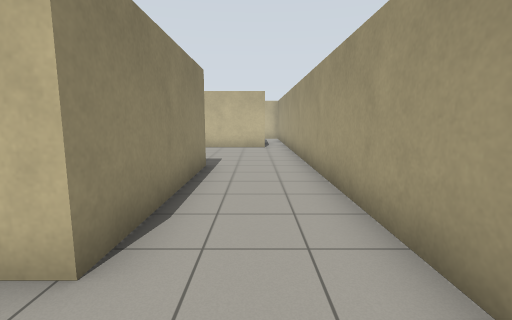
View 1 (above)

18 first-person views from a walk through a Gazebo world. The camera is 1.2 m above the floor, tilts 8° down and sees 85° across. The floor is counted in squares, 1 m on a side. Each view is taken from the middle of a square. On the plan, view 1 faces up. The plan holds only what a view shows up to about 12 squares ahead; the rest is blank. The place goes on beyond the plan.

View 2
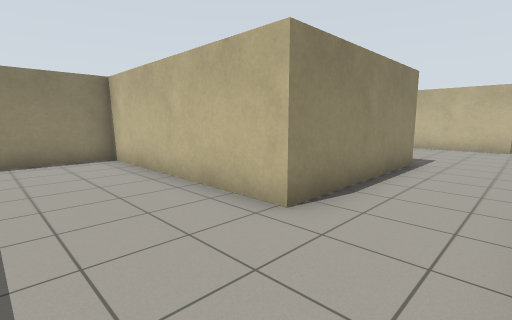

View 3
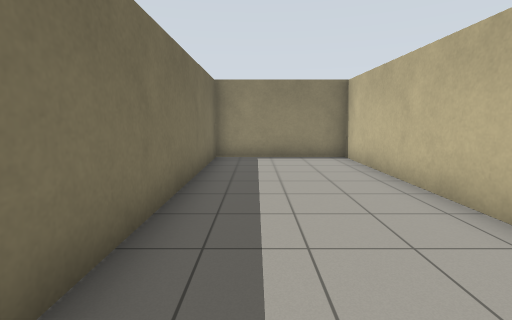

View 4
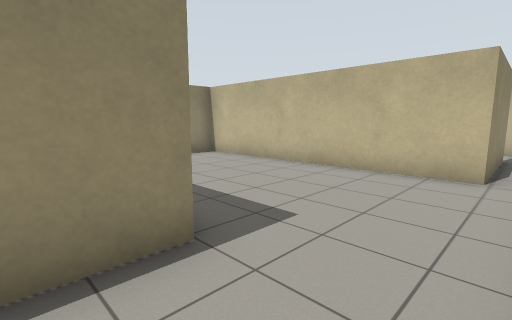

View 5
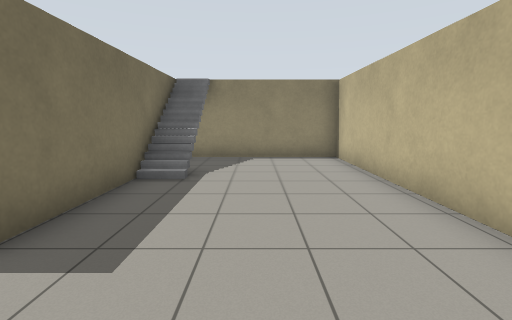

View 6
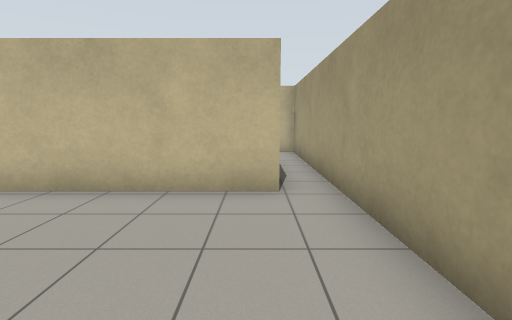

View 7
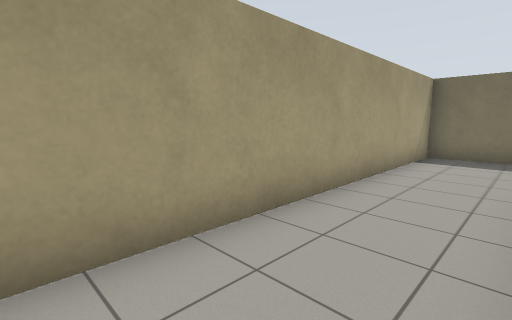

View 8
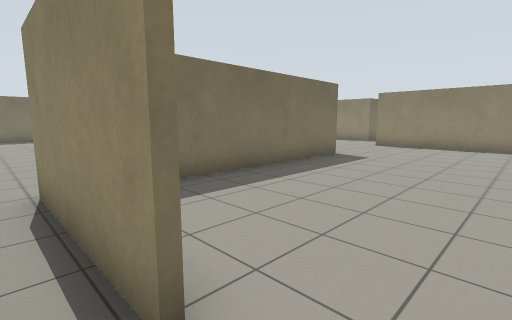

View 9
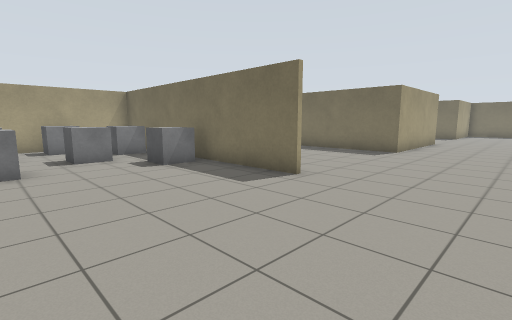

View 10
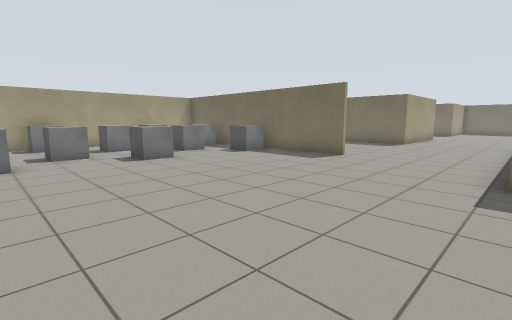

View 11
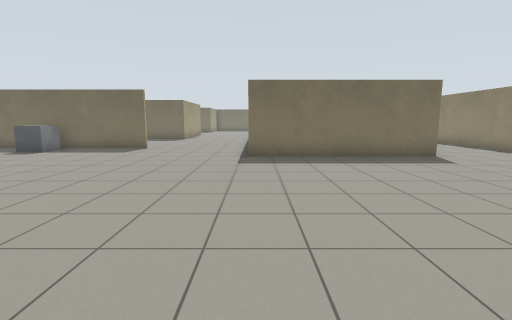

View 12
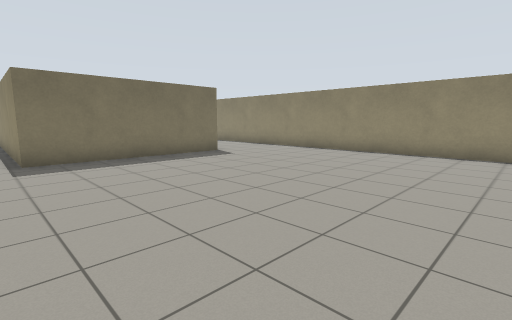

View 13
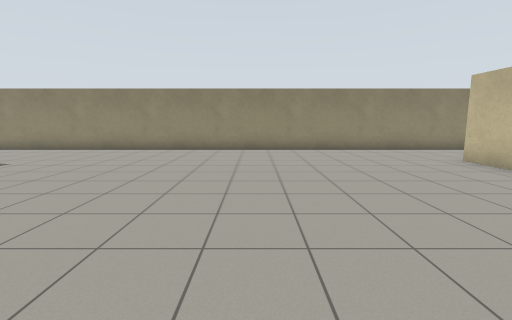

View 14
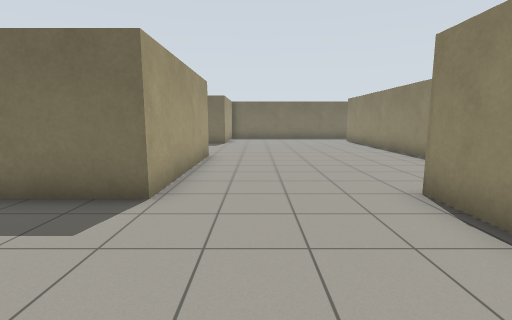

View 15
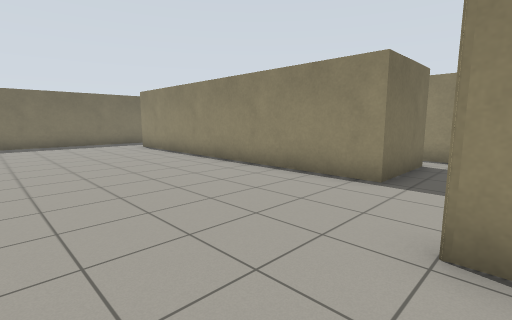

View 16
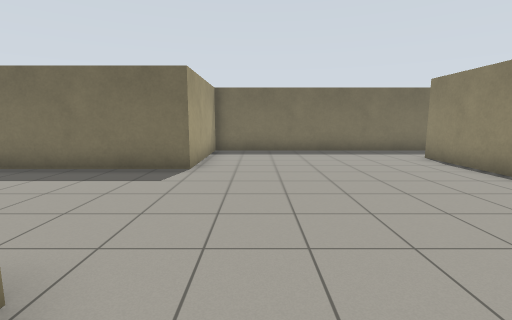

View 17
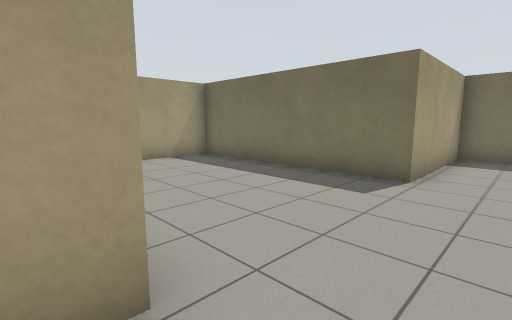

View 18
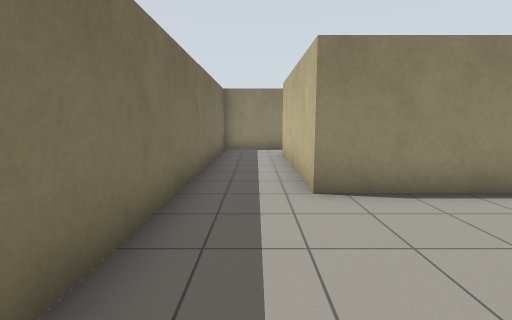

### Floor plan
Points are (right, up) in squares from view 1. A wall is a line through its corners. A room is listed if a view was taken in it or the views show most of it. See-through windows are left out.
Room 1 (views 1, 2, 3)
walls: (-1.4, 2) (-8.2, 2) (-8.2, -2.4); (-8, -2.3) (1.5, -2.3) (1.5, 0.4)
ways out: opening at (0.5, 0.5) to room 2
Room 2 (views 4, 5, 6, 7, 8)
walls: (-1.4, 7.5) (-1.4, 2); (-7.6, 7.5) (-1.6, 7.5); (0.4, 16.8) (0.4, 12.7) (-8.2, 12.7) (-8.2, 7.9); (1.5, 0.4) (1.5, 18.8) (0.2, 18.8)
ways out: opening at (0.5, 0.5) to room 1; opening at (0, 17.5) to room 3
Room 3 (views 9, 10, 11, 12, 13, 14, 15, 16, 17, 18)
walls: (-8.4, 19) (0.2, 19); (-19.1, 21.8) (-12.8, 21.8) (-12.8, 12.5); (-15.5, 11) (-15.5, 0) (-21, 0); (1.5, 20.1) (1.5, 23.4); (1.5, 25.1) (1.5, 27.4); (-8.4, 7.2) (-8.4, 12.8) (-1.9, 12.8); (-17.6, 36.2) (-19.4, 36.2); (-22.7, 36.5) (-22.7, 18.8); (-8.4, -2.4) (-8.4, 2.1) (-1.5, 2.1) (-1.5, 4.5); (-22.7, 0.1) (-22.7, -2.3) (-8, -2.3)
ways out: opening at (0, 17.5) to room 2; opening at (-14.5, 11.5)
objects: grey box (-5, 20) to (-4, 20); grey box (-4, 24); grey box (-4, 28); grey box (-3, 21) to (-2, 22); grey box (-3, 26) to (-2, 26); grey box (-2, 20) to (-1, 21); grey box (-1, 24); grey box (0, 21) to (1, 22); grey box (0, 26) to (1, 26)

Where each view was taken, in squares from view 1:
view 1: 0 up, 0 right, facing up
view 2: 1 down, 1 right, facing up-left
view 3: 1 down, 1 right, facing left
view 4: 6 up, 1 right, facing up-left
view 5: 10 up, 1 right, facing left
view 6: 8 up, 0 right, facing up
view 7: 8 up, 1 left, facing down-right
view 8: 18 up, 1 right, facing down-left
view 9: 24 up, 12 left, facing down-right
view 10: 28 up, 13 left, facing down-right
view 11: 31 up, 13 left, facing down
view 12: 31 up, 12 left, facing down-left
view 13: 30 up, 11 left, facing left
view 14: 17 up, 10 left, facing down
view 15: 13 up, 10 left, facing down-left
view 16: 9 up, 10 left, facing down
view 17: 8 up, 10 left, facing down-right
view 18: 1 down, 11 left, facing left
